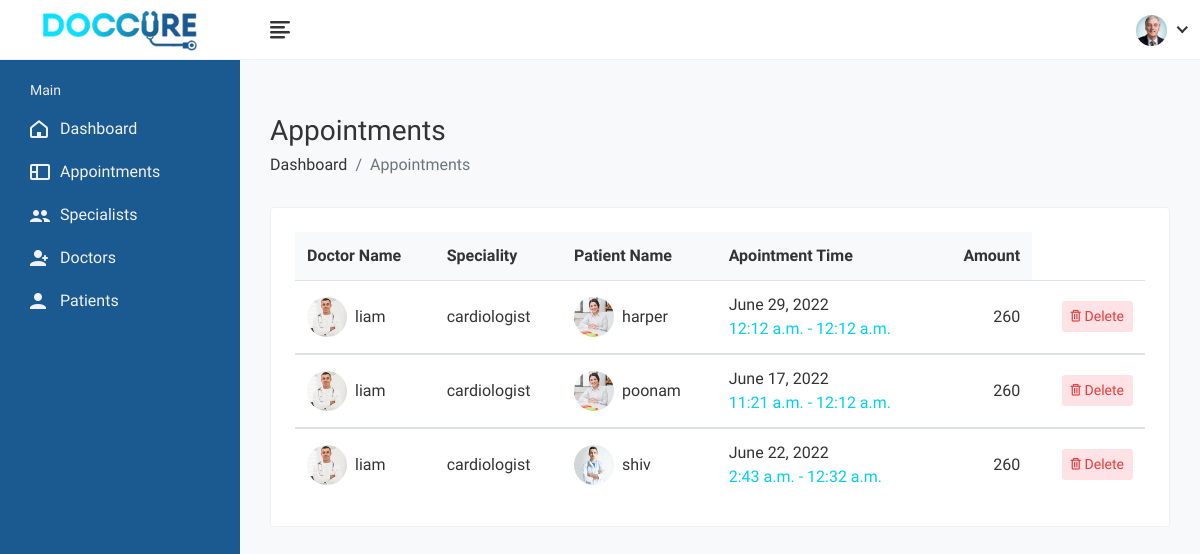
/adminwebsite/appointment-list, run on the app's committed database.
### website/models.py (models this page shows)
class appointment_booking(models.Model):
    appointment_doctor_id = models.ForeignKey(doctor_profile, on_delete=models.CASCADE,related_name='appointment_doctor_id')
    appointment_patient_id = models.ForeignKey(patient_profile, on_delete=models.CASCADE, related_name='appointment_patient_id')
    from_time = models.TimeField(max_length=20)
    to_time = models.TimeField(max_length=20)
    date = models.DateField(max_length=10)
    Payment_card = models.CharField(max_length=50)  ##credit or debit
    card_number = models.IntegerField()
    expire_month = models.IntegerField()
    expire_year = models.IntegerField()
    Cvv = models.IntegerField()
    amount_paid = models.IntegerField()
    status = models.CharField(max_length=15,default='pending')

class doctor_profile(models.Model):
    doctor = models.OneToOneField(CustomUser, on_delete=models.CASCADE)
    doctor_images = models.ImageField(upload_to='images/')
    username = models.CharField(max_length=50)
    email = models.EmailField(max_length=50)
    first_name = models.CharField(max_length=50)
    last_name = models.CharField(max_length=50)
    phoneNumber = PhoneNumberField(unique=True, blank=False)
    Gender = models.BooleanField(default=True)
    Date_of_Birth = models.DateField(max_length=20)
    Biography = models.CharField(max_length=500)
    clinic_name = models.CharField(max_length=40)
    clinic_address = models.CharField(max_length=100)
    clinic_images = models.ImageField(upload_to='images/')
    Address_line1 = models.CharField(max_length=200)
    Address_line2 = models.CharField(max_length=100)
    City = models.CharField(max_length=30)
    State_Provice = models.CharField(max_length=30)
    Country = models.CharField(max_length=30)
    Postal_code = models.IntegerField()
    Pricing = models.BooleanField(default=True)
    Services = models.CharField(max_length=30)
    Specialiazation = models.CharField(max_length=30)
    Degree = models.CharField(max_length=30)
    College_Institute = models.CharField(max_length=100)
    Year_of_Completion = models.DateField(max_length=20)
    Hospital_Name = models.CharField(max_length=50)
    From = models.DateField(max_length=20)
    To = models.DateField(max_length=20)
    Designation = models.CharField(max_length=50)
    Awards = models.CharField(max_length=30)
    Year = models.DateField(max_length=20)
    Memberships = models.CharField(max_length=50)
    Registrations = models.CharField(max_length=50)
    Year_of_Registeration = models.DateField(max_length=20)
    consultation_fees = models.IntegerField()

class patient_profile(models.Model):
    patient = models.OneToOneField(CustomUser, on_delete=models.CASCADE)
    patient_images = models.ImageField(upload_to='images/')
    first_name = models.CharField(max_length=50)
    last_name = models.CharField(max_length=50)
    Date_of_Birth = models.DateField(max_length=20)
    Blood_Group = models.CharField(max_length=5)
    email = models.EmailField(max_length=50)
    phoneNumber = PhoneNumberField(unique=True, blank=False)
    Address = models.CharField(max_length=200)
    City = models.CharField(max_length=30)
    State = models.CharField(max_length=30)
    zip_code = models.IntegerField()
    Country = models.CharField(max_length=30)

### adminwebsite/views.py (the view)
# urls.py: path('appointment-list', views.appointment_list ,name ="appointment_list"),
def appointment_list(request):
    allappointments = appointment_booking.objects.all()
    return render(request,'appointment-list.html',{'allappointments':allappointments})

### adminwebsite/templates/appointment-list.html (shortened to what this page needs)
{% extends 'layout.html' %}
{% load static %}
{% block content %}
            <div class="page-wrapper">
                <div class="content container-fluid">
					<div class="page-header">
						<div class="row">
							<div class="col-sm-12">
								<h3 class="page-title">Appointments</h3>
								<ul class="breadcrumb">
									<li class="breadcrumb-item"><a href="admin">Dashboard</a></li>
									<li class="breadcrumb-item active">Appointments</li>
								</ul>
							</div>
						</div>
					</div>
					<div class="row">
						<div class="col-md-12">
							<div class="card">
								<div class="card-body">
									<div class="table-responsive">
										<table class="datatable table table-hover table-center mb-0">
											<thead>
												<tr>
													<th>Doctor Name</th>
													<th>Speciality</th>
													<th>Patient Name</th>
													<th>Apointment Time</th>
													<th class="text-right">Amount</th>
												</tr>
											</thead>
											{% for app in allappointments %}
											<tbody>
												<tr>
													<td>
														<h2 class="table-avatar">
															<a href="{% url 'profilew' app.appointment_doctor_id.id %}" class="avatar avatar-sm mr-2"><img class="avatar-img rounded-circle" src="{{app.appointment_doctor_id.doctor_images.url}}" alt="User Image"></a>
															<a href="{% url 'profilew' app.appointment_doctor_id.id %}">{{app.appointment_doctor_id.username}}</a>
														</h2>
													</td>
													<td>{{app.appointment_doctor_id.Specialiazation}}</td>
													<td>
														<h2 class="table-avatar">
															<a href="{% url 'patientProfileshow' app.appointment_patient_id.id %}" class="avatar avatar-sm mr-2"><img class="avatar-img rounded-circle" src="{{app.appointment_patient_id.patient_images.url}}" alt="User Image"></a>
															<a href="{% url 'patientProfileshow' app.appointment_patient_id.id %}">{{app.appointment_patient_id.first_name}}</a>
														</h2>
													</td>
													<td>{{app.date}}<span class="text-primary d-block">{{app.from_time}} - {{app.to_time}}</span></td>
													<td class="text-right">
														{{app.amount_paid}}
													</td>
													<td class="text-right">
														<div class="actions">
															<a  data-toggle="modal" href="#delete_modal" class="btn btn-sm bg-danger-light">
																<i class="fe fe-trash"></i> Delete
															</a>
														</div>
													</td>
												</tr>
											</tbody>
											{% endfor %}
										</table>
									</div>
								</div>
							</div>
						</div>
					</div>
				</div>
			</div>
        </div>
    </body>
</html>
{% endblock %}

### adminwebsite/templates/layout.html (shortened to what this page needs)
{% load static %}
<!DOCTYPE html>
<html lang="en">
<head>
        <link rel="stylesheet" href="{% static 'adminwebsite/css/bootstrap.min.css' %}">
        <link rel="stylesheet" href="{% static 'adminwebsite/css/font-awesome.min.css' %}">
        <link rel="stylesheet" href="{% static 'adminwebsite/css/feathericon.min.css' %}">
		<link rel="stylesheet" href="{% static 'adminwebsite/plugins/morris/morris.css' %}">
        <link rel="stylesheet" href="{% static 'adminwebsite/css/style.css' %}">
    </head>
    <body>
        <div class="main-wrapper">
            <div class="header">
                <div class="header-left">
                    <a href="admin" class="logo">
						<img src="{% static 'adminwebsite/img/logo.png' %}" alt="Logo">
					</a>
                </div>
				<a href="javascript:void(0);" id="toggle_btn">
					<i class="fe fe-text-align-left"></i>
				</a>
				<ul class="nav user-menu">
					<li class="nav-item dropdown has-arrow">
						<a href="#" class="dropdown-toggle nav-link" data-toggle="dropdown">
							<span class="user-img"><img class="rounded-circle" src="{% static 'adminwebsite/img/profiles/avatar-01.jpg' %}" width="31" alt="Ryan Taylor"></span>
						</a>
					</li>
				</ul>
            </div>
            <div class="sidebar" id="sidebar">
                <div class="sidebar-inner slimscroll">
					<div id="sidebar-menu" class="sidebar-menu">
						<ul>
							<li class="menu-title">
								<span>Main</span>
							</li>
							<li>
								<a href="{% url 'admine' %}"><i class="fe fe-home"></i> <span>Dashboard</span></a>
							</li>
							<li>
								<a href="{% url 'appointment_list' %}"><i class="fe fe-layout"></i> <span>Appointments</span></a>
							</li>
							<li>
								<a href="{% url 'specialities' %}"><i class="fe fe-users"></i> <span>Specialists</span></a>
							</li>
							<li>
								<a href="{% url 'doctor_list' %}"><i class="fe fe-user-plus"></i> <span>Doctors</span></a>
							</li>
							<li>
								<a href="{% url 'patient_list' %}"><i class="fe fe-user"></i> <span>Patients</span></a>
							</li>
						</ul>
					</div>
                </div>
            </div>
			{% block content %}
			{% endblock %}

### data on the page
appointment_booking: appointment_doctor_id.doctor_images (picture), appointment_doctor_id.username "liam", appointment_doctor_id.Specialiazation "cardiologist", appointment_patient_id.patient_images (picture), appointment_patient_id.first_name "harper", date "June 29, 2022", from_time "12:12 a.m.", to_time "12:12 a.m.", amount_paid "260"
appointment_booking: appointment_doctor_id.doctor_images (picture), appointment_doctor_id.username "liam", appointment_doctor_id.Specialiazation "cardiologist", appointment_patient_id.patient_images (picture), appointment_patient_id.first_name "poonam", date "June 17, 2022", from_time "11:21 a.m.", to_time "12:12 a.m.", amount_paid "260"
appointment_booking: appointment_doctor_id.doctor_images (picture), appointment_doctor_id.username "liam", appointment_doctor_id.Specialiazation "cardiologist", appointment_patient_id.patient_images (picture), appointment_patient_id.first_name "shiv", date "June 22, 2022", from_time "2:43 a.m.", to_time "12:32 a.m.", amount_paid "260"
